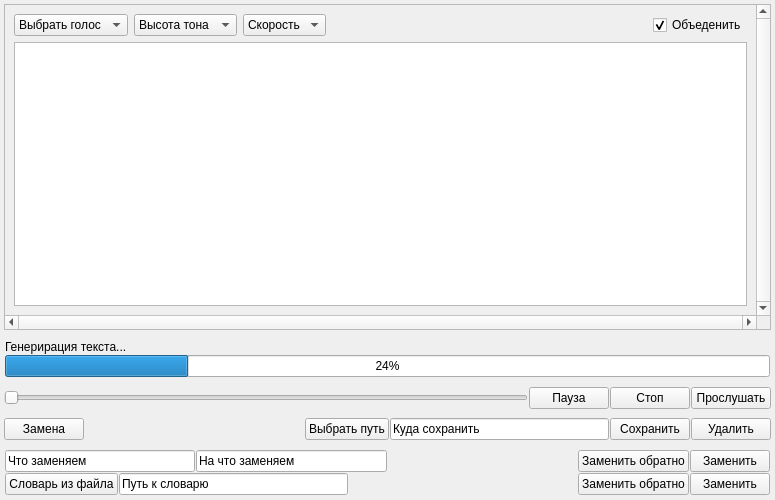
<?xml version="1.0" encoding="UTF-8"?>
<ui version="4.0">
 <class>Form</class>
 <widget class="QWidget" name="Form">
  <property name="windowModality">
   <enum>Qt::NonModal</enum>
  </property>
  <property name="geometry">
   <rect>
    <x>0</x>
    <y>0</y>
    <width>775</width>
    <height>500</height>
   </rect>
  </property>
  <property name="sizePolicy">
   <sizepolicy hsizetype="Expanding" vsizetype="Expanding">
    <horstretch>0</horstretch>
    <verstretch>0</verstretch>
   </sizepolicy>
  </property>
  <property name="minimumSize">
   <size>
    <width>0</width>
    <height>500</height>
   </size>
  </property>
  <property name="windowTitle">
   <string>Form</string>
  </property>
  <layout class="QVBoxLayout" name="verticalLayout_3">
   <property name="spacing">
    <number>1</number>
   </property>
   <property name="leftMargin">
    <number>1</number>
   </property>
   <property name="topMargin">
    <number>1</number>
   </property>
   <property name="rightMargin">
    <number>1</number>
   </property>
   <property name="bottomMargin">
    <number>1</number>
   </property>
   <item>
    <widget class="QWidget" name="widget" native="true">
     <layout class="QVBoxLayout" name="verticalLayout_2">
      <property name="spacing">
       <number>9</number>
      </property>
      <property name="leftMargin">
       <number>3</number>
      </property>
      <property name="topMargin">
       <number>3</number>
      </property>
      <property name="rightMargin">
       <number>3</number>
      </property>
      <property name="bottomMargin">
       <number>3</number>
      </property>
      <item>
       <widget class="QScrollArea" name="scrollArea">
        <property name="enabled">
         <bool>true</bool>
        </property>
        <property name="sizePolicy">
         <sizepolicy hsizetype="Expanding" vsizetype="Expanding">
          <horstretch>0</horstretch>
          <verstretch>0</verstretch>
         </sizepolicy>
        </property>
        <property name="verticalScrollBarPolicy">
         <enum>Qt::ScrollBarAlwaysOn</enum>
        </property>
        <property name="horizontalScrollBarPolicy">
         <enum>Qt::ScrollBarAlwaysOn</enum>
        </property>
        <property name="widgetResizable">
         <bool>true</bool>
        </property>
        <widget class="QWidget" name="scrollAreaWidgetContents">
         <property name="geometry">
          <rect>
           <x>0</x>
           <y>0</y>
           <width>751</width>
           <height>296</height>
          </rect>
         </property>
         <layout class="QVBoxLayout" name="verticalLayout">
          <item>
           <layout class="QHBoxLayout" name="horizontalLayout_2">
            <item>
             <widget class="QComboBox" name="speaker_audio">
              <item>
               <property name="text">
                <string>Выбрать голос</string>
               </property>
              </item>
             </widget>
            </item>
            <item>
             <widget class="QComboBox" name="tone_audio">
              <item>
               <property name="text">
                <string>Высота тона</string>
               </property>
              </item>
             </widget>
            </item>
            <item>
             <widget class="QComboBox" name="speed_audio">
              <item>
               <property name="text">
                <string>Скорость</string>
               </property>
              </item>
             </widget>
            </item>
            <item>
             <spacer name="horizontalSpacer">
              <property name="orientation">
               <enum>Qt::Horizontal</enum>
              </property>
              <property name="sizeHint" stdset="0">
               <size>
                <width>40</width>
                <height>20</height>
               </size>
              </property>
             </spacer>
            </item>
            <item>
             <widget class="QCheckBox" name="combine_this">
              <property name="mouseTracking">
               <bool>true</bool>
              </property>
              <property name="tabletTracking">
               <bool>false</bool>
              </property>
              <property name="text">
               <string>Объеденить</string>
              </property>
              <property name="checkable">
               <bool>true</bool>
              </property>
              <property name="checked">
               <bool>true</bool>
              </property>
              <property name="tristate">
               <bool>false</bool>
              </property>
             </widget>
            </item>
           </layout>
          </item>
          <item>
           <widget class="QTextBrowser" name="txt_browser">
            <property name="readOnly">
             <bool>false</bool>
            </property>
           </widget>
          </item>
         </layout>
        </widget>
       </widget>
      </item>
      <item>
       <widget class="QWidget" name="generate_progress" native="true">
        <layout class="QVBoxLayout" name="verticalLayout_5">
         <property name="spacing">
          <number>1</number>
         </property>
         <property name="leftMargin">
          <number>1</number>
         </property>
         <property name="topMargin">
          <number>1</number>
         </property>
         <property name="rightMargin">
          <number>1</number>
         </property>
         <property name="bottomMargin">
          <number>1</number>
         </property>
         <item>
          <widget class="QLabel" name="label">
           <property name="layoutDirection">
            <enum>Qt::LeftToRight</enum>
           </property>
           <property name="text">
            <string>Генерирация текста...</string>
           </property>
           <property name="textFormat">
            <enum>Qt::PlainText</enum>
           </property>
          </widget>
         </item>
         <item>
          <widget class="QProgressBar" name="progressBar">
           <property name="value">
            <number>24</number>
           </property>
          </widget>
         </item>
        </layout>
       </widget>
      </item>
      <item>
       <layout class="QHBoxLayout" name="horizontalLayout_5">
        <property name="spacing">
         <number>1</number>
        </property>
        <item>
         <widget class="QSlider" name="horizontalSlider">
          <property name="orientation">
           <enum>Qt::Horizontal</enum>
          </property>
         </widget>
        </item>
        <item>
         <widget class="QPushButton" name="pause_audio">
          <property name="text">
           <string>Пауза</string>
          </property>
         </widget>
        </item>
        <item>
         <widget class="QPushButton" name="stop_audio">
          <property name="text">
           <string>Стоп</string>
          </property>
         </widget>
        </item>
        <item>
         <widget class="QPushButton" name="start_audio">
          <property name="text">
           <string>Прослушать</string>
          </property>
         </widget>
        </item>
       </layout>
      </item>
      <item>
       <layout class="QHBoxLayout" name="horizontalLayout_4">
        <property name="spacing">
         <number>1</number>
        </property>
        <item>
         <widget class="QPushButton" name="replace">
          <property name="text">
           <string>Замена</string>
          </property>
         </widget>
        </item>
        <item>
         <spacer name="horizontalSpacer_3">
          <property name="orientation">
           <enum>Qt::Horizontal</enum>
          </property>
          <property name="sizeHint" stdset="0">
           <size>
            <width>40</width>
            <height>20</height>
           </size>
          </property>
         </spacer>
        </item>
        <item>
         <widget class="QPushButton" name="get_path_audio">
          <property name="text">
           <string>Выбрать путь</string>
          </property>
         </widget>
        </item>
        <item>
         <widget class="QLineEdit" name="audio_path">
          <property name="text">
           <string>Куда сохранить</string>
          </property>
         </widget>
        </item>
        <item>
         <widget class="QPushButton" name="save_audio">
          <property name="text">
           <string>Сохранить</string>
          </property>
         </widget>
        </item>
        <item>
         <widget class="QPushButton" name="delete_audio">
          <property name="text">
           <string>Удалить</string>
          </property>
         </widget>
        </item>
       </layout>
      </item>
      <item>
       <widget class="QWidget" name="widget_replace" native="true">
        <layout class="QVBoxLayout" name="verticalLayout_4">
         <property name="spacing">
          <number>1</number>
         </property>
         <property name="leftMargin">
          <number>1</number>
         </property>
         <property name="topMargin">
          <number>1</number>
         </property>
         <property name="rightMargin">
          <number>1</number>
         </property>
         <property name="bottomMargin">
          <number>1</number>
         </property>
         <item>
          <layout class="QHBoxLayout" name="replace_layout">
           <item>
            <widget class="QLineEdit" name="replace_in">
             <property name="text">
              <string>Что заменяем</string>
             </property>
            </widget>
           </item>
           <item>
            <widget class="QLineEdit" name="replace_out">
             <property name="text">
              <string>На что заменяем</string>
             </property>
            </widget>
           </item>
           <item>
            <spacer name="horizontalSpacer_2">
             <property name="orientation">
              <enum>Qt::Horizontal</enum>
             </property>
             <property name="sizeHint" stdset="0">
              <size>
               <width>40</width>
               <height>20</height>
              </size>
             </property>
            </spacer>
           </item>
           <item>
            <widget class="QPushButton" name="replace_reverse_button">
             <property name="text">
              <string>Заменить обратно</string>
             </property>
            </widget>
           </item>
           <item>
            <widget class="QPushButton" name="replace_button">
             <property name="text">
              <string>Заменить</string>
             </property>
            </widget>
           </item>
          </layout>
         </item>
         <item>
          <layout class="QHBoxLayout" name="replace_layout_2">
           <item>
            <widget class="QPushButton" name="words_patch">
             <property name="text">
              <string>Словарь из файла</string>
             </property>
            </widget>
           </item>
           <item>
            <widget class="QLineEdit" name="path_to_words">
             <property name="text">
              <string>Путь к словарю</string>
             </property>
            </widget>
           </item>
           <item>
            <spacer name="horizontalSpacer_4">
             <property name="orientation">
              <enum>Qt::Horizontal</enum>
             </property>
             <property name="sizeHint" stdset="0">
              <size>
               <width>40</width>
               <height>20</height>
              </size>
             </property>
            </spacer>
           </item>
           <item>
            <widget class="QPushButton" name="replace_revers_words">
             <property name="text">
              <string>Заменить обратно</string>
             </property>
            </widget>
           </item>
           <item>
            <widget class="QPushButton" name="replace_words">
             <property name="text">
              <string>Заменить</string>
             </property>
            </widget>
           </item>
          </layout>
         </item>
        </layout>
       </widget>
      </item>
     </layout>
    </widget>
   </item>
  </layout>
 </widget>
 <resources/>
 <connections/>
</ui>
